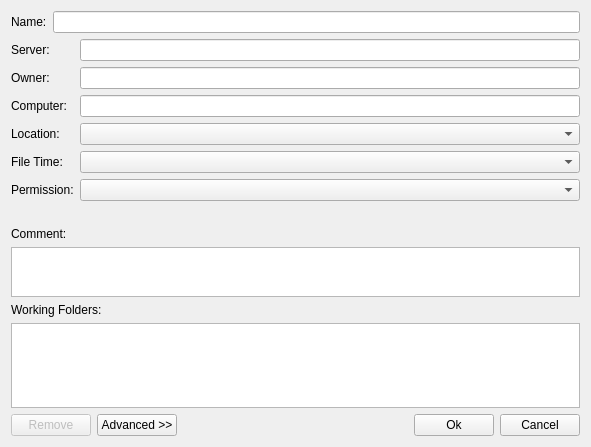
<?xml version="1.0" encoding="UTF-8"?>
<ui version="4.0">
 <class>Tfs::Internal::TfsWorkspaceDialogEdit</class>
 <widget class="QDialog" name="Tfs::Internal::TfsWorkspaceDialogEdit">
  <property name="geometry">
   <rect>
    <x>0</x>
    <y>0</y>
    <width>591</width>
    <height>447</height>
   </rect>
  </property>
  <property name="windowTitle">
   <string>Dialog</string>
  </property>
  <layout class="QVBoxLayout" name="verticalLayout">
   <item>
    <layout class="QFormLayout" name="formLayout">
     <item row="0" column="0">
      <widget class="QLabel" name="label">
       <property name="text">
        <string>Name:</string>
       </property>
      </widget>
     </item>
     <item row="0" column="1">
      <widget class="QLineEdit" name="txtName"/>
     </item>
    </layout>
   </item>
   <item>
    <layout class="QFormLayout" name="layoutAdvanced">
     <property name="fieldGrowthPolicy">
      <enum>QFormLayout::AllNonFixedFieldsGrow</enum>
     </property>
     <item row="0" column="0">
      <widget class="QLabel" name="label_2">
       <property name="text">
        <string>Server:</string>
       </property>
      </widget>
     </item>
     <item row="0" column="1">
      <widget class="QLineEdit" name="txtServer"/>
     </item>
     <item row="1" column="0">
      <widget class="QLabel" name="label_3">
       <property name="text">
        <string>Owner:</string>
       </property>
      </widget>
     </item>
     <item row="1" column="1">
      <widget class="QLineEdit" name="txtOwner"/>
     </item>
     <item row="2" column="0">
      <widget class="QLabel" name="label_4">
       <property name="text">
        <string>Computer:</string>
       </property>
      </widget>
     </item>
     <item row="2" column="1">
      <widget class="QLineEdit" name="txtComputer"/>
     </item>
     <item row="3" column="0">
      <widget class="QLabel" name="label_5">
       <property name="text">
        <string>Location:</string>
       </property>
      </widget>
     </item>
     <item row="3" column="1">
      <widget class="QComboBox" name="cmbLocation"/>
     </item>
     <item row="4" column="0">
      <widget class="QLabel" name="label_6">
       <property name="text">
        <string>File Time:</string>
       </property>
      </widget>
     </item>
     <item row="4" column="1">
      <widget class="QComboBox" name="cmbFiletime"/>
     </item>
     <item row="5" column="0">
      <widget class="QLabel" name="label_7">
       <property name="text">
        <string>Permission:</string>
       </property>
      </widget>
     </item>
     <item row="5" column="1">
      <widget class="QComboBox" name="cmbPermission"/>
     </item>
     <item row="6" column="1">
      <widget class="QLabel" name="lblPrivateDescription">
       <property name="text">
        <string/>
       </property>
      </widget>
     </item>
    </layout>
   </item>
   <item>
    <layout class="QVBoxLayout" name="verticalLayout_2">
     <item>
      <widget class="QLabel" name="label_9">
       <property name="text">
        <string>Comment:</string>
       </property>
      </widget>
     </item>
     <item>
      <widget class="QPlainTextEdit" name="txtComment">
       <property name="maximumSize">
        <size>
         <width>16777214</width>
         <height>50</height>
        </size>
       </property>
       <property name="verticalScrollBarPolicy">
        <enum>Qt::ScrollBarAlwaysOff</enum>
       </property>
      </widget>
     </item>
     <item>
      <widget class="QLabel" name="label_10">
       <property name="text">
        <string>Working Folders:</string>
       </property>
      </widget>
     </item>
     <item>
      <widget class="QTableView" name="tableWorkFolder"/>
     </item>
    </layout>
   </item>
   <item>
    <layout class="QHBoxLayout" name="horizontalLayout_2">
     <item>
      <widget class="QPushButton" name="cmdRemove">
       <property name="enabled">
        <bool>false</bool>
       </property>
       <property name="text">
        <string>Remove</string>
       </property>
      </widget>
     </item>
     <item>
      <widget class="QPushButton" name="cmdAdvanced">
       <property name="text">
        <string>Advanced &gt;&gt;</string>
       </property>
      </widget>
     </item>
     <item>
      <spacer name="horizontalSpacer">
       <property name="orientation">
        <enum>Qt::Horizontal</enum>
       </property>
       <property name="sizeHint" stdset="0">
        <size>
         <width>40</width>
         <height>20</height>
        </size>
       </property>
      </spacer>
     </item>
     <item>
      <widget class="QPushButton" name="cmdOk">
       <property name="text">
        <string>Ok</string>
       </property>
      </widget>
     </item>
     <item>
      <widget class="QPushButton" name="cmdCancel">
       <property name="text">
        <string>Cancel</string>
       </property>
      </widget>
     </item>
    </layout>
   </item>
  </layout>
 </widget>
 <resources/>
 <connections>
  <connection>
   <sender>cmdCancel</sender>
   <signal>clicked()</signal>
   <receiver>Tfs::Internal::TfsWorkspaceDialogEdit</receiver>
   <slot>reject()</slot>
   <hints>
    <hint type="sourcelabel">
     <x>543</x>
     <y>425</y>
    </hint>
    <hint type="destinationlabel">
     <x>295</x>
     <y>223</y>
    </hint>
   </hints>
  </connection>
  <connection>
   <sender>cmdOk</sender>
   <signal>clicked()</signal>
   <receiver>Tfs::Internal::TfsWorkspaceDialogEdit</receiver>
   <slot>accept()</slot>
   <hints>
    <hint type="sourcelabel">
     <x>462</x>
     <y>425</y>
    </hint>
    <hint type="destinationlabel">
     <x>295</x>
     <y>223</y>
    </hint>
   </hints>
  </connection>
 </connections>
</ui>
